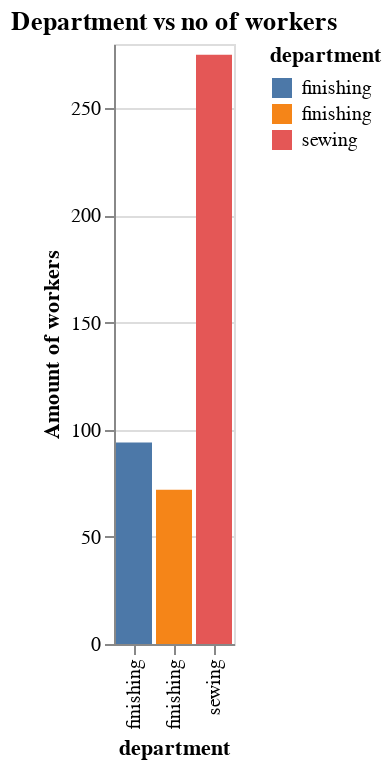

Notebook source saved alongside this figure:
### Code cell
bars = alt.Chart(data_df2,title="Department vs no of workers").mark_bar().encode(
    x='department:N',
    color='department:N',
    y=alt.Y('count(no_of_workers):Q', title='Amount of workers')
    #y='count(no_of_workers):Q'
)

bars

### Figure 1 — Vega-Lite specification as saved in the notebook (floating-point values rounded to 4 significant figures; data arrays with more than 128 entries replaced by an {"elided": "..."} marker saying what was removed)
{"config": {"view": {"continuousWidth": 400, "continuousHeight": 300}}, "data": {"name": "data-e5721d399af7204e2d7f0ac46ce193d6"}, "mark": "bar", "encoding": {"color": {"type": "nominal", "field": "department"}, "x": {"type": "nominal", "field": "department"}, "y": {"type": "quantitative", "aggregate": "count", "field": "no_of_workers", "title": "Amount of workers"}}, "title": "Department vs no of workers", "$schema": "https://vega.github.io/schema/vega-lite/v4.8.1.json", "datasets": {"data-e5721d399af7204e2d7f0ac46ce193d6": {"elided": "441 records"}}}
